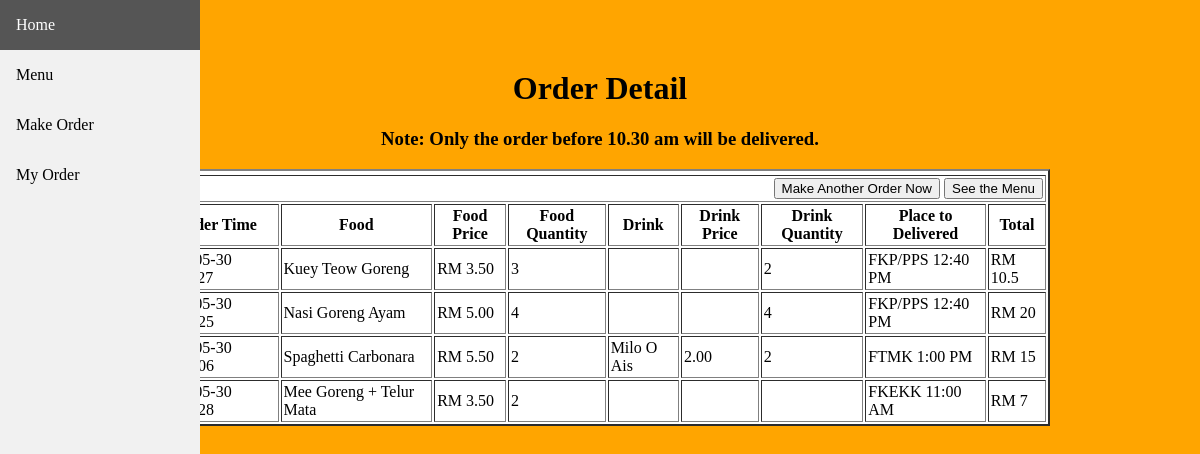
/orders.php?stud_id=9, run on the app's committed database.
### tables this page shows
CREATE TABLE `orders_details` (
  `detail_id` int(11) NOT NULL,
  `stud_id` int(11) NOT NULL,
  `order_time` datetime NOT NULL,
  `deliver` int(11) NOT NULL,
  `food` int(11) NOT NULL,
  `num_food` int(11) NOT NULL,
  `drink` int(11) NOT NULL,
  `num_drink` int(11) NOT NULL,
  `total` decimal(8,2) NOT NULL
);

CREATE TABLE `food` (
  `food_id` int(11) NOT NULL,
  `food_name` varchar(255) NOT NULL,
  `food_price` decimal(4,2) NOT NULL,
  `food_image` text NOT NULL
);

CREATE TABLE `place_deliver` (
  `deliver_id` int(11) NOT NULL,
  `place` varchar(225) NOT NULL,
  `time` varchar(225) NOT NULL
);

CREATE TABLE `drink` (
  `drink_id` int(11) NOT NULL,
  `drink_name` varchar(255) NOT NULL,
  `drink_price` decimal(4,2) NOT NULL,
  `drink_image` text NOT NULL
);

### orders.php (the view, shortened to what this page needs)
<?php
include("includes/db.php");
$c = $_SESSION['stud_user'];
  $get_c = "select * from student where stud_user ='$c'";
  $run_c = mysqli_query($con, $get_c);
  $row_c = mysqli_fetch_array($run_c);
  $stud_id = $row_c['stud_id'];
?>
<!DOCTYPE html>
<html>
<head>
</head>
<body>
<div class="sidebar">
  <a href="index.php">Home</a>
  <?php echo"<a href='list_menu.php?stud_id=$stud_id'>Menu</a>"?>
  <?php echo"<a href='menu.php?stud_id=$stud_id'>Make Order</a>"?>
  <?php echo"<a href='orders.php?stud_id=$stud_id'>My Order</a>"?>
</div>
	<form>
		<div>
    <h1>Order Detail</h1>
    <h3 align="center">Note: Only the order before 10.30 am will be delivered.</h3>
    <table width="900" border="2" align="center" cellpadding="2" cellspacing="2" bgcolor="white">
    <tr>
      <tr>
        <td colspan="10" align="right">
          <p align="right"><?php echo"<button><a href='menu.php?stud_id=$stud_id'>Make Another Order Now</a></button>"?>
          <?php echo"<button><a href='list_menu.php?stud_id=$stud_id'>See the Menu</a></button>"?></p>
        </td>
      </tr>
      <th>Order Time</th>
      <th>Food</th>
      <th>Food Price</th>
      <th>Food Quantity</th>
      <th>Drink</th>
      <th>Drink Price</th>
      <th>Drink Quantity</th>
      <th>Place to Delivered</th>
      <th>Total</th>
    </tr>
<?php
    include("includes/db.php");
    $stud_id = $_GET['stud_id'];
    $get_order = "select * from orders_details WHERE stud_id='$stud_id'  ORDER BY detail_id DESC";
    $run_order = mysqli_query($con, $get_order);
    while($row_order = mysqli_fetch_array($run_order)){
      $food = $row_order['food'];
      $num_food = $row_order['num_food'];
      $drink = $row_order['drink'];
      $num_drink = $row_order['num_drink'];
      $deliver = $row_order['deliver'];
      $order_time = $row_order['order_time'];
    $get_food = "select * from food WHERE food_id='$food'";
    $run_food = mysqli_query($con, $get_food);
    $row_food=mysqli_fetch_array($run_food);
    $food_name = $row_food['food_name'];
    $food_price = $row_food['food_price'];
    $food_total = $food_price*$num_food;
    $get_drink = "select * from drink WHERE drink_id='$drink'";
    $run_drink = mysqli_query($con, $get_drink);
    $row_drink = mysqli_fetch_array($run_drink);
    $drink_name = $row_drink['drink_name'];
    $drink_price = $row_drink['drink_price'];
    $drink_total = $drink_price*$num_drink;
    $total = $food_total + $drink_total;
    $get_deliver = "select * from place_deliver WHERE deliver_id='$deliver'";
    $run_deliver = mysqli_query($con, $get_deliver);
    $row_deliver = mysqli_fetch_array($run_deliver);
    $place = $row_deliver['place'];
    $time = $row_deliver['time'];
    ?>
            <tr>
            <td><?php echo $order_time ?></td>
            <td><?php echo $food_name ?></td>
            <td>RM <?php echo $food_price ?></td>
            <td><?php echo $num_food ?></td>
            <td><?php echo $drink_name ?></td>
            <td><?php
            if ($drink_price==0) {
                    echo "";
                  }
                  else{
                    echo $drink_price ;
                  } ?></td>
            <td><?php
            if ($num_drink==0) {
                    echo "";
                  }
                  else{
                    echo $num_drink ;
                  } ?></td>
            <td><?php echo $place ?> <?php echo $time ?></td>
            <td>RM <?php echo $total ?></td>
            </tr>
            <?php } ?>
    </table>
    </div>
	</form>
</body>
</html>

### orders.php (style rules this page uses)
body { background-color: orange; padding: 50px; margin: 20px; }
.sidebar { margin: 0; padding: 0; width: 200px; background-color: #f1f1f1; position: fixed; height: 100%; overflow: auto; z-index: 1; top: 0; left: 0 }
.sidebar a { display: block; color: black; padding: 16px; text-decoration: none; }
h1 { text-align: center; }
a { text-decoration: none; color: black; }

### data on the page
orders_details: food.food_name "Kuey Teow Goreng", food.food_price "3.50", num_food "3", num_drink "2", place_deliver.place "FKP/PPS", place_deliver.time "12:40 PM", total "10.5"
orders_details: food.food_name "Nasi Goreng Ayam", food.food_price "5.00", num_food "4", num_drink "4", place_deliver.place "FKP/PPS", place_deliver.time "12:40 PM", total "20"
orders_details: food.food_name "Spaghetti Carbonara", food.food_price "5.50", num_food "2", drink.drink_name "Milo O Ais", drink.drink_price "2.00", num_drink "2", place_deliver.place "FTMK", place_deliver.time "1:00 PM", total "15"
orders_details: food.food_name "Mee Goreng + Telur Mata", food.food_price "3.50", num_food "2", place_deliver.place "FKEKK", place_deliver.time "11:00 AM", total "7"
